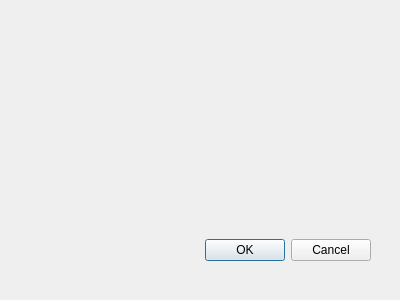
<?xml version="1.0" encoding="UTF-8"?>
<ui version="4.0">
 <class>__$ui_name$__</class>
 <widget class="QWidget" name="__$ui_name$__">
  <property name="geometry">
   <rect>
    <x>0</x>
    <y>0</y>
    <width>400</width>
    <height>300</height>
   </rect>
  </property>
  <property name="windowTitle">
   <string>DIalog</string>
  </property>
  <widget class="QDialogButtonBox" name="buttonBox">
   <property name="geometry">
    <rect>
     <x>170</x>
     <y>230</y>
     <width>201</width>
     <height>40</height>
    </rect>
   </property>
   <property name="standardButtons">
    <set>QDialogButtonBox::Cancel|QDialogButtonBox::Ok</set>
   </property>
  </widget>
 </widget>
 <resources/>
 <connections/>
</ui>
